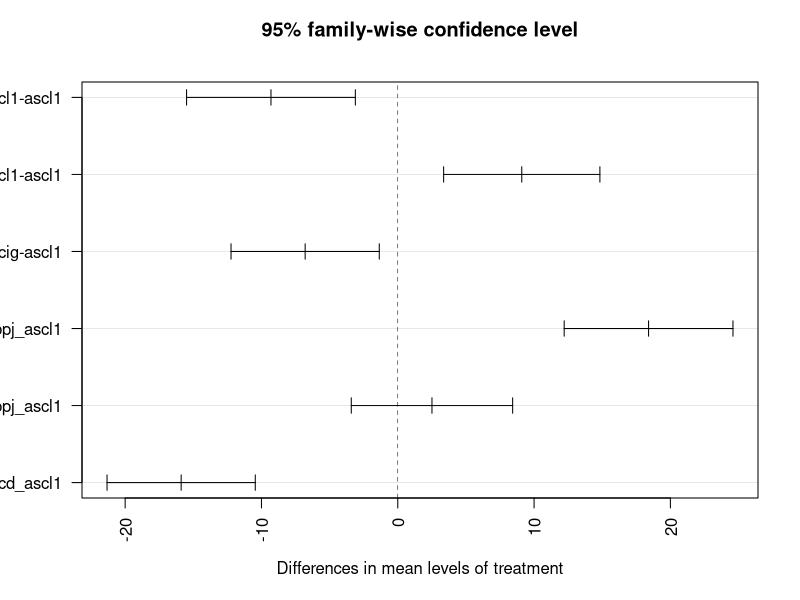
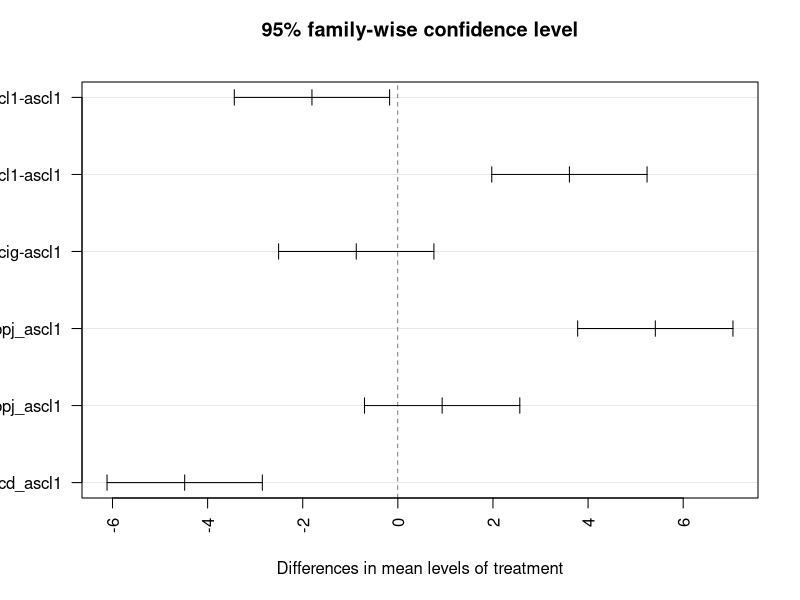
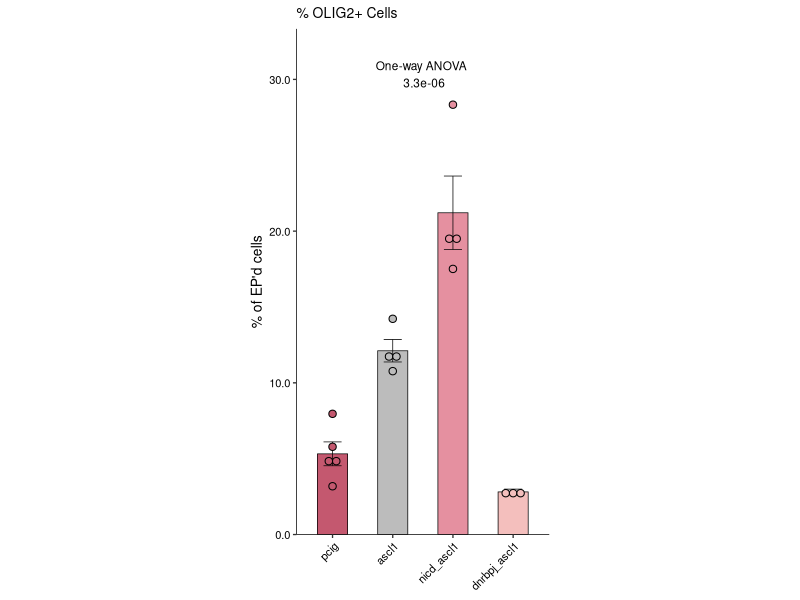
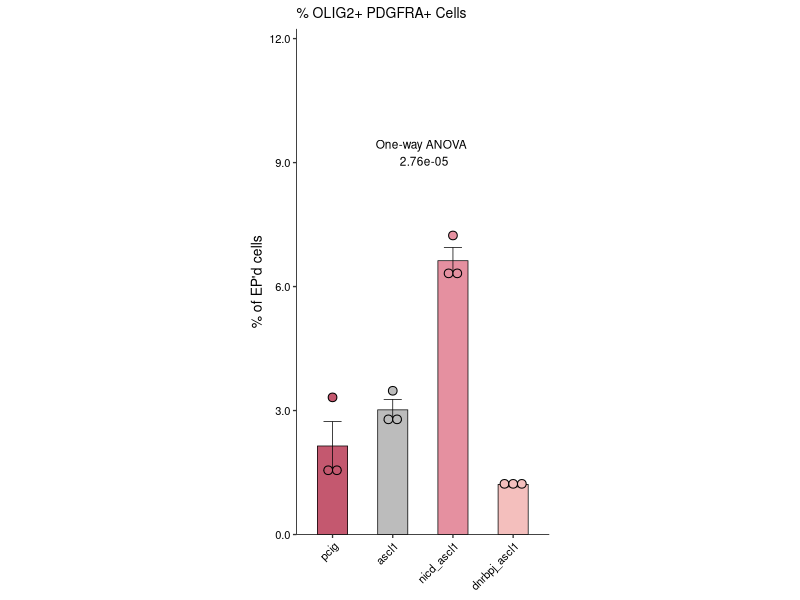

Write the R code that produced these figures, in order.
## ---- chunk 1
knitr::opts_chunk$set(echo = TRUE)
options(repos=c(CRAN="https://cran.rstudio.com"))
install.packages(c("tidyr", "readr", "dplyr", "ggplot2", "kableExtra", 
                   "car"), ask = FALSE)
library(tidyr)
library(readr)
library(dplyr)
library(ggplot2)
library(kableExtra)
library(car)
library(rlang)

# set the root directory to the directory you are working in
knitr::opts_knit$set(root.dir = "~/Desktop/cellcount_analysis_r/francolab_cellcountanalysis_R/")

## ---- chunk 2
# Here, we are reading in the csv file and saving it as an dataframe called 'data'. Make sure the path to your data is correct or there will be an error because you didn't give R the correct 'directions' to get to your file. 

data <-
  read.csv("data/4groups_data/2023-05-01_cd_e15-18_dnrbpj-ascl1-nicd_olig2_pdgfra.csv")

## ---- chunk 3
# show data in table
data %>%
  kbl(caption = "Sample Sheet") %>% 
  kable_styling(bootstrap_options = "striped", full_width = F) %>%
  scroll_box(height = "300px")
## ---- chunk 4
data.olig2 <- data %>%
  select(treatment, brain_id, olig2)

data.olig2.pdgfra <- data %>%
  select(treatment, brain_id, olig2_pdgfra) %>%
  na.omit()


## ---- chunk 5
summ_data_function <- function(data_df, marker_col) { # define the variables of the function, here the dataframe and the marker column
  data_summ_df <- data_df %>% # make a new dataframe containing the summarized data
    group_by(treatment) %>% # group by the treatment variable, so pcig and dnrbpj are the groups
    summarise(
      mean_cells = mean( {{marker_col}} ), # calculate the mean for each group
      sd_cells = sd( {{marker_col}} ), # calculate the standard deviation
      n_cells = n(), # the number of samples per group
      SE_cells = sd( {{marker_col}}) /sqrt(n())  # calculate the standard error for each group
    ) %>%
    ungroup()

  return(data_summ_df) # return the summarized data as a dataframe
}

## ---- chunk 6
# Call function and save each marker as its own dataframe 
data_summ_olig2 <- summ_data_function(data.olig2, olig2)
data_summ_olig2_pdgfra <- summ_data_function(data.olig2.pdgfra, olig2_pdgfra)

print(data_summ_olig2)
print(data_summ_olig2_pdgfra)
## ---- chunk 7
stats_test_4_groups <- function(data, variable) {
  # Ensure the variable exists and is numeric
  if (!variable %in% names(data)) {
    stop("The specified variable does not exist in the dataframe.")
  }
  
  variable_data <- data[[variable]]
  if (!is.numeric(variable_data)) {
    stop("The specified variable is not numeric.")
  }

  # Split the data by treatment groups. Change names as needed
  group1_data <- variable_data[data$treatment == "pcig"]
  group2_data <- variable_data[data$treatment == "ascl1"]
  group3_data <- variable_data[data$treatment == "nicd_ascl1"]
  group4_data <- variable_data[data$treatment == "dnrbpj_ascl1"]

  # Validate the groups
  if (any(length(group1_data) == 0, length(group2_data) == 0, 
          length(group3_data) == 0, (length(group4_data) == 0))) {
    stop("No data found for one or more groups.")
  }

  # Test for normality (Shapiro-Wilk test)
  shapiro_results <- list(
    PCIG = shapiro.test(group1_data), #change names as needed
    ASCL1 = shapiro.test(group2_data),
    NICD_ASCL1 = shapiro.test(group3_data),
    DNRBPJ_ASCL1 = shapiro.test(group4_data)
  )

  # Print normality test results
  for (group in names(shapiro_results)) {
    cat(paste("Shapiro test for", group, ": p-value =", shapiro_results[[group]]$p.value, "\n"))
  }

  # Test for equal variances (Levene's test)
  levene_test <- leveneTest(variable_data ~ data$treatment)

  # Print Levene's test result
  cat(paste("Levene's test p-value =", levene_test$`Pr(>F)`[1], "\n"))

  # Determine the appropriate test
  all_normal <- all(sapply(shapiro_results, function(res) res$p.value > 0.05))
  equal_variances <- levene_test$`Pr(>F)`[1] > 0.05

  if (all_normal) {
    if (equal_variances) {
      test_result <- aov(variable_data ~ data$treatment)  # One-way ANOVA
      test_used <- "One-way ANOVA"
    } else {
      test_result <- oneway.test(variable_data ~ data$treatment, var.equal = FALSE)  # Welch ANOVA
      test_used <- "Welch ANOVA"
    }
  } else {
    test_result <- kruskal.test(variable_data ~ data$treatment)  # Kruskal-Wallis test
    test_used <- "Kruskal-Wallis test"
  }

  # Return results as a list
  stats_test_result <- list(
    Normality_Results = shapiro_results,
    Variance_Result = levene_test,
    Test_Used = test_used,
    Test_Result = test_result
  )

  # Print results
  cat(paste("Test used:", test_used, "\n"))
  print(summary(test_result))

  return(stats_test_result)
}

## ---- chunk 8
olig2_test_results <- stats_test_4_groups(data.olig2, "olig2")
olig2_pdgfra_test_results <- stats_test_4_groups(data.olig2.pdgfra, "olig2_pdgfra")

## ---- chunk 9
print(olig2_test_results)
## ---- chunk 10
posthoc_tukey_test <- function(marker_col, data_df) {
  
  # Remove rows with NA values in either 'marker_col' or 'treatment' columns
  data_clean <- na.omit(data_df[, c(marker_col, "treatment")])
  
  # one-way ANOVA
  model <- aov(as.formula(paste(marker_col, "~ treatment")), data = data_clean)
  
  # Make ANOVA model
  summary_posthoc <- summary(model)
  
  # Extract ANOVA p-value from model above
  anova_p_value <- summary_posthoc[[1]]$`Pr(>F)`[1] 
  
  # Perform Tukey HSD test for pairwise comparisons
  tukey_results <- TukeyHSD(model, conf.level = 0.95)
  
  # Extract p-values from Tukey results
  p_values <- tukey_results$treatment[,"p adj"]
  
  # Format p-values in scientific notation
  formatted_p_values <- format(p_values, scientific = TRUE)
  
  # Return significant p-values with 10 digits precision
  significant_p_values <- signif(p_values, digits = 10)
  
  # Plot Tukey HSD results
  plot(tukey_results, las = 2)
  
  # Return p-values and summary of Tukey HSD in a list
  return(list("Tukey_P_Values" = significant_p_values, "Tukey_Summary" = tukey_results, "ANOVA_pvalue" = anova_p_value))
}

## ---- chunk 11
olig2_posthoctukey_results <- posthoc_tukey_test("olig2", data.olig2)

# Access the p-values
print(olig2_posthoctukey_results$Tukey_P_Values)

# Access the summary of Tukey HSD results
print(olig2_posthoctukey_results$Tukey_Summary)

print(olig2_posthoctukey_results$ANOVA_pvalue)
## ---- chunk 12
olig2_pdgfra_posthoctukey_results <- posthoc_tukey_test("olig2_pdgfra", data.olig2.pdgfra)

# Access the p-values
print(olig2_pdgfra_posthoctukey_results$Tukey_P_Values)

# Access the summary of Tukey HSD results
print(olig2_pdgfra_posthoctukey_results$Tukey_Summary)

print(olig2_pdgfra_posthoctukey_results$ANOVA_pvalue)
## ---- chunk 13
# This function allows us to replace the dataframe containing the marker cell counts, and the title. Be sure to add the stats info. See example in ### Call function
create_barplot_4_groups <- function(data_summ, 
                                    data_marker, 
                                    treatment_col = "treatment", 
                                    marker_col = "marker", 
                                    title = "Title", 
                                    positions = c("pcig", "ascl1", "nicd_ascl1", "dnrbpj_ascl1"), 
                                    test_used, 
                                    p_value, 
                                    fill_colors = c('#bcbcbc', '#f4bfbd', '#e590a0', '#c4586f'),
                                    dotsize_value,
                                    binwidth_value) {
  
  # Function to format y-axis
  scaleFUN <- function(x) sprintf("%.1f", x) 
  
  # Calculate max value of the marker column for consistent y-axis scaling
  max_marker_value <- max(data_marker[[marker_col]], na.rm = TRUE) + 5
  
  # Creating the plot
  barplot <- ggplot(data_summ, 
                    aes(x = !!sym(treatment_col), 
                        y = mean_cells)) + 
    geom_col(width = 0.5, 
             aes(fill = !!sym(treatment_col)), 
             color = 'black', 
             size = 0.25) + 
    geom_errorbar(aes(ymin = mean_cells - SE_cells, 
                      ymax = mean_cells + SE_cells), 
                  width = 0.3, 
                  size = 0.25) + 
    geom_dotplot(data = data_marker, 
                 aes(x = !!sym(treatment_col), 
                     y = !!sym(marker_col), 
                     fill = !!sym(treatment_col)), 
                 binaxis = 'y', 
                 stackdir = 'center', 
                 dotsize = dotsize_value, 
                 binwidth = binwidth_value,
                 show.legend = FALSE) + 
    theme_classic(base_size = 10) + 
    ylab("% of EP'd cells") + 
    scale_x_discrete(limits = positions) + 
    theme(
          panel.background = element_blank(),
          panel.grid = element_blank(),
          axis.line = element_line(size = 0.25, 
                                   color = rgb(0, 0, 0, max = 255)), 
          axis.text.x = element_text(colour = 'black', angle = 45, hjust = 1), 
          axis.text.y = element_text(hjust = 1, colour = 'black'), 
          axis.title.x = element_blank(), 
          aspect.ratio = 2 / 1, 
          legend.key.size = unit(0.7, "line"), 
          text = element_text(size = 10), 
          plot.title = element_text(size = 10)) + 
    scale_y_continuous(expand = c(0, 0), labels = scaleFUN, limits= c(0,max_marker_value)) + 
    scale_fill_manual(values = fill_colors, 
                      name = "", 
                      labels = positions) + 
    ggtitle(title) + 
    theme(legend.position = "none") + 
    annotate("text", x = 2.5, y = max(data_marker[[marker_col]]) + 2, 
             label = paste(test_used, "\n", format(p_value, digits = 3)), 
             size = 3, hjust = 0.5)
  
  return(barplot)
}

## ---- chunk 14

olig2_barplot_4groups <- create_barplot_4_groups (
  data_summ_olig2, 
  data.olig2, 
  treatment_col = "treatment", 
  marker_col = "olig2", 
  title = "% OLIG2+ Cells", 
  positions = c("pcig", "ascl1", "nicd_ascl1", "dnrbpj_ascl1"), 
  test_used = olig2_test_results$Test_Used,
  p_value = olig2_posthoctukey_results$ANOVA_pvalue,
  fill_colors = c('#bcbcbc', '#f4bfbd', '#e590a0', '#c4586f'),
  dotsize_value = 0.7,
  binwidth_value = 0.7)

# Display the plot
print(olig2_barplot_4groups)


## ---- chunk 15
#filename = "results/4groups_results/ascl1-nicd-dnrbpj_olig2_barplot.pdf"
#pdf(filename, width = 5, height = 5)
#print(olig2_barplot_4groups)

#dev.off()

## ---- chunk 16
olig2_pdgfra_barplot_4groups <- create_barplot_4_groups (
  data_summ_olig2_pdgfra, 
  data.olig2.pdgfra, 
  treatment_col = "treatment", 
  marker_col = "olig2_pdgfra", 
  title = "% OLIG2+ PDGFRA+ Cells", 
  positions = c("pcig", "ascl1", "nicd_ascl1", "dnrbpj_ascl1"), 
  test_used = olig2_pdgfra_test_results$Test_Used,
  p_value = olig2_pdgfra_posthoctukey_results$ANOVA_pvalue,
  fill_colors = c('#bcbcbc', '#f4bfbd', '#e590a0', '#c4586f'),
  dotsize_value = 0.3,
  binwidth_value = 0.7)

# Display the plot
print(olig2_pdgfra_barplot_4groups)
## ---- chunk 17
#filename = "results/4groups_results/ascl1-nicd-dnrbpj_olig2_pdgfra_barplot.pdf"
#pdf(filename, width = 5, height = 5)
#print(olig2_pdgfra_barplot_4groups)

#ev.off()
